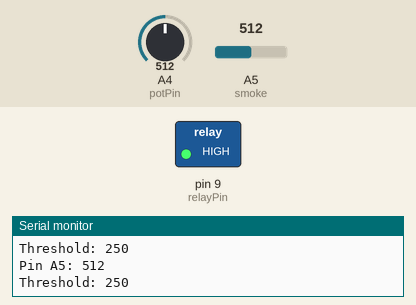
This sketch was run on a simulated Arduino Uno, built with avr-gcc and run on an emulated ATmega328P. Parts: switched loads named in the sketch (green lamp = pin HIGH), the last lines printed to the serial monitor. Inputs (shaded band) come from the test bench; at power-on: A5 (smoke) = 512, A4 (potPin) = 512.

Above: at 1.8 s.
1.9 s: A5 (smoke) set to 261
3.4 s: A5 (smoke) set to 233
At 4.7 s:
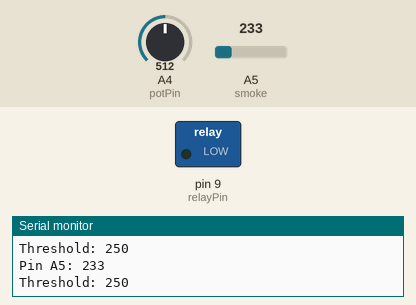
5.5 s: A5 (smoke) set to 306
At 7.2 s:
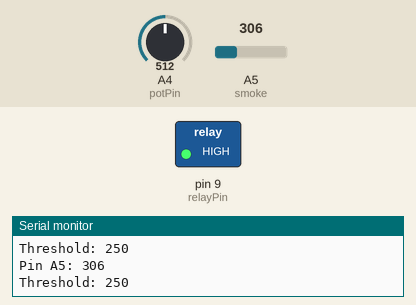
7.5 s: A5 (smoke) set to 122
At 9.0 s:
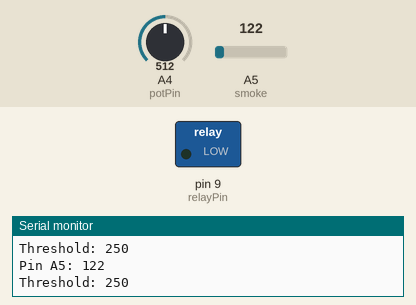
Timing chart, 0 to 10.5 s (numbered marks = the images above; inputs shaded):
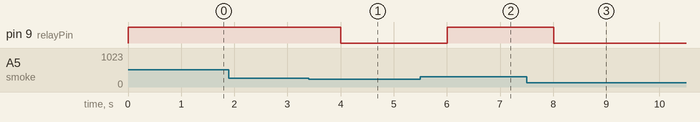

Measured:
- the behaviour switches between 251 and 250 on A5 (smoke) (found by bisection; images 0 and 1)
- after the input at 3.4 s, pin 9 (relayPin): HIGH → LOW after 0.60 s
- after the input at 5.5 s, pin 9 (relayPin): LOW → HIGH after 0.51 s
- after the input at 7.5 s, pin 9 (relayPin): HIGH → LOW after 0.51 s

The sketch:

smokefan_with_pot.ino
```cpp
// Initialize the pin where the smoke sensor is connected
int smoke = A5;

// Initialize the pin where the potentiometer is connected
int potPin = A4;

// Initialize the threshold value for the smoke sensor
int sensorThreshold = 325;

// Initialize the pin for the relay
int relayPin = 9;

// This function runs once when you turn on your Arduino or press the reset button.
void setup() {
  // Set the smoke sensor pin as an input pin
  pinMode(smoke, INPUT);

  // Set the relay pin as an output pin
  pinMode(relayPin, OUTPUT);

  // Start the serial communication with a baud rate of 9600
  Serial.begin(9600);
}

// This function runs repeatedly after the setup() function completes
void loop() {
  // Read the analog value from the smoke sensor pin
  int analogSensor = analogRead(smoke);

  // Read the raw analog value from the potentiometer
  int rawThreshold = analogRead(potPin);

  // Map the raw potentiometer value to a 0-500 range for the sensor threshold
  sensorThreshold = map(rawThreshold, 0, 1023, 0, 500);

  // Print the sensor value to the serial monitor for debugging
  Serial.print("Pin A5: ");
  Serial.println(analogSensor);

  // Print the threshold value to the serial monitor for debugging
  Serial.print("Threshold: ");
  Serial.println(sensorThreshold);

  // Check if the sensor value has exceeded the threshold
  if (analogSensor > sensorThreshold) {
    // If it has, turn the relay ON by setting the pin HIGH
    digitalWrite(relayPin, HIGH);
  } else {
    // If not, turn the relay OFF by setting the pin LOW
    digitalWrite(relayPin, LOW);
  }

  // Wait for 1 second before reading the sensor again
  delay(1000);
}
```
